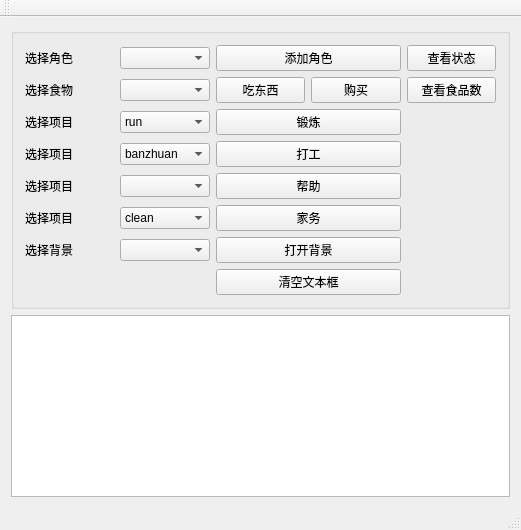
<?xml version="1.0" encoding="UTF-8"?>
<ui version="4.0">
 <class>TestClass</class>
 <widget class="QMainWindow" name="TestClass">
  <property name="geometry">
   <rect>
    <x>0</x>
    <y>0</y>
    <width>521</width>
    <height>530</height>
   </rect>
  </property>
  <property name="windowTitle">
   <string>Test</string>
  </property>
  <widget class="QWidget" name="centralWidget">
   <layout class="QVBoxLayout" name="verticalLayout">
    <item>
     <widget class="QGroupBox" name="groupBox">
      <property name="title">
       <string/>
      </property>
      <layout class="QGridLayout" name="gridLayout">
       <item row="1" column="0">
        <widget class="QLabel" name="label_2">
         <property name="text">
          <string>选择角色</string>
         </property>
        </widget>
       </item>
       <item row="12" column="1">
        <widget class="QComboBox" name="comboBoxBackground"/>
       </item>
       <item row="5" column="1">
        <widget class="QComboBox" name="comboBoxExercise">
         <item>
          <property name="text">
           <string>run</string>
          </property>
         </item>
         <item>
          <property name="text">
           <string>other</string>
          </property>
         </item>
        </widget>
       </item>
       <item row="2" column="4">
        <widget class="QPushButton" name="btnItemNum">
         <property name="text">
          <string>查看食品数</string>
         </property>
        </widget>
       </item>
       <item row="2" column="2">
        <widget class="QPushButton" name="btnUse">
         <property name="enabled">
          <bool>true</bool>
         </property>
         <property name="text">
          <string>吃东西</string>
         </property>
        </widget>
       </item>
       <item row="1" column="1">
        <widget class="QComboBox" name="comboBoxChara"/>
       </item>
       <item row="2" column="3">
        <widget class="QPushButton" name="btnBuy">
         <property name="text">
          <string>购买</string>
         </property>
        </widget>
       </item>
       <item row="14" column="2" colspan="2">
        <widget class="QPushButton" name="btnClear">
         <property name="text">
          <string>清空文本框</string>
         </property>
        </widget>
       </item>
       <item row="8" column="1">
        <widget class="QComboBox" name="comboBoxChara_Help"/>
       </item>
       <item row="10" column="0">
        <widget class="QLabel" name="label_8">
         <property name="text">
          <string>选择项目</string>
         </property>
        </widget>
       </item>
       <item row="2" column="0">
        <widget class="QLabel" name="label_3">
         <property name="text">
          <string>选择食物</string>
         </property>
        </widget>
       </item>
       <item row="6" column="0">
        <widget class="QLabel" name="label_5">
         <property name="text">
          <string>选择项目</string>
         </property>
        </widget>
       </item>
       <item row="1" column="2" colspan="2">
        <widget class="QPushButton" name="btnAddChara">
         <property name="text">
          <string>添加角色</string>
         </property>
        </widget>
       </item>
       <item row="2" column="1">
        <widget class="QComboBox" name="comboBoxItem"/>
       </item>
       <item row="5" column="0">
        <widget class="QLabel" name="label_4">
         <property name="text">
          <string>选择项目</string>
         </property>
        </widget>
       </item>
       <item row="10" column="1">
        <widget class="QComboBox" name="comboBoxHouseWork">
         <item>
          <property name="text">
           <string>clean</string>
          </property>
         </item>
         <item>
          <property name="text">
           <string>cook</string>
          </property>
         </item>
         <item>
          <property name="text">
           <string>wash</string>
          </property>
         </item>
        </widget>
       </item>
       <item row="1" column="4">
        <widget class="QPushButton" name="btnStatus">
         <property name="text">
          <string>查看状态</string>
         </property>
        </widget>
       </item>
       <item row="6" column="2" colspan="2">
        <widget class="QPushButton" name="btnWork">
         <property name="text">
          <string>打工</string>
         </property>
        </widget>
       </item>
       <item row="6" column="1">
        <widget class="QComboBox" name="comboBoxWork">
         <item>
          <property name="text">
           <string>banzhuan</string>
          </property>
         </item>
         <item>
          <property name="text">
           <string>zuoban</string>
          </property>
         </item>
        </widget>
       </item>
       <item row="5" column="2" colspan="2">
        <widget class="QPushButton" name="btnExercise">
         <property name="text">
          <string>锻炼</string>
         </property>
        </widget>
       </item>
       <item row="12" column="0">
        <widget class="QLabel" name="label">
         <property name="text">
          <string>选择背景</string>
         </property>
        </widget>
       </item>
       <item row="10" column="2" colspan="2">
        <widget class="QPushButton" name="btnHouseWork">
         <property name="text">
          <string>家务</string>
         </property>
        </widget>
       </item>
       <item row="8" column="0">
        <widget class="QLabel" name="label_7">
         <property name="text">
          <string>选择项目</string>
         </property>
        </widget>
       </item>
       <item row="8" column="2" colspan="2">
        <widget class="QPushButton" name="btnHelp">
         <property name="text">
          <string>帮助</string>
         </property>
        </widget>
       </item>
       <item row="12" column="2" colspan="2">
        <widget class="QPushButton" name="btnOpenBackground">
         <property name="text">
          <string>打开背景</string>
         </property>
        </widget>
       </item>
      </layout>
     </widget>
    </item>
    <item>
     <widget class="QPlainTextEdit" name="plainTextEdit"/>
    </item>
   </layout>
  </widget>
  <widget class="QMenuBar" name="menuBar">
   <property name="geometry">
    <rect>
     <x>0</x>
     <y>0</y>
     <width>521</width>
     <height>22</height>
    </rect>
   </property>
  </widget>
  <widget class="QToolBar" name="mainToolBar">
   <attribute name="toolBarArea">
    <enum>TopToolBarArea</enum>
   </attribute>
   <attribute name="toolBarBreak">
    <bool>false</bool>
   </attribute>
  </widget>
  <widget class="QStatusBar" name="statusBar"/>
 </widget>
 <layoutdefault spacing="6" margin="11"/>
 <resources/>
 <connections>
  <connection>
   <sender>btnClear</sender>
   <signal>clicked()</signal>
   <receiver>plainTextEdit</receiver>
   <slot>clear()</slot>
   <hints>
    <hint type="sourcelabel">
     <x>242</x>
     <y>279</y>
    </hint>
    <hint type="destinationlabel">
     <x>227</x>
     <y>377</y>
    </hint>
   </hints>
  </connection>
 </connections>
</ui>
